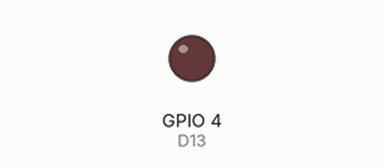
Recording of a sketch running on a simulated ESP32. Parts: output pins drawn as LEDs (lit = HIGH).

Above: at 0.05 s.
At 1.4 s:
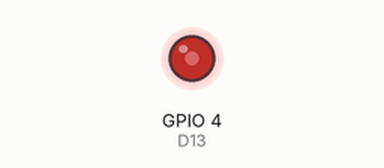
At 2.8 s:
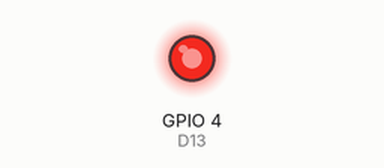
At 5.55 s:
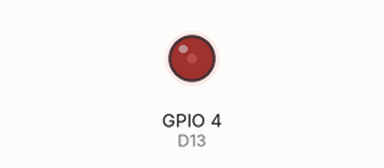
Timing chart, 0 to 8.0 s (numbered marks = the images above):
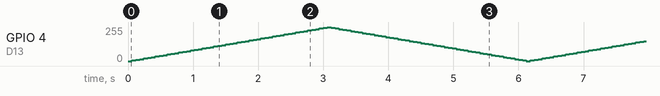

The sketch:

sketch.ino
```cpp
#include "analogWrite.h"

#define D13 4

int brightness = 0;
int fadeAmount = 5;


void setup() {
  // put your setup code here, to run once:
  pinMode(D13, OUTPUT);
}

void loop() {
  // put your main code here, to run repeatedly:
  analogWrite(D13, brightness);
  // cambiar el valor de brillo del led:
  brightness = brightness + fadeAmount;
  if (brightness == 0 || brightness == 255) {
    fadeAmount = -fadeAmount ;
  }
  delay(60);
}
```

analogWrite.cpp
```cpp
#include "analogWrite.h"
#include "esp32-hal-ledc.h"
analog_write_channel_t _analog_write_channels[16] = {
    {-1, 5000, 13},
    {-1, 5000, 13},
    {-1, 5000, 13},
    {-1, 5000, 13},
    {-1, 5000, 13},
    {-1, 5000, 13},
    {-1, 5000, 13},
    {-1, 5000, 13},
    {-1, 5000, 13},
    {-1, 5000, 13},
    {-1, 5000, 13},
    {-1, 5000, 13},
    {-1, 5000, 13},
    {-1, 5000, 13},
    {-1, 5000, 13},
    {-1, 5000, 13}};

int analogWriteChannel(uint8_t pin)
{
  int channel = -1;

  // Check if pin already attached to a channel
  for (uint8_t i = 0; i < 16; i++)
  {
    if (_analog_write_channels[i].pin == pin)
    {
      channel = i;
      break;
    }
  }

  // If not, attach it to a free channel
  if (channel == -1)
  {
    for (uint8_t i = 0; i < 16; i++)
    {
      if (_analog_write_channels[i].pin == -1)
      {
        _analog_write_channels[i].pin = pin;
        channel = i;
        ledcAttachChannel(pin, _analog_write_channels[i].frequency,  _analog_write_channels[i].resolution, channel);
        break;
      }
    }
  }

  return channel;
}

void analogWriteFrequency(double frequency)
{
  for (uint8_t i = 0; i < 16; i++)
  {
    _analog_write_channels[i].frequency = frequency;
  }
}

void analogWriteFrequency(uint8_t pin, double frequency)
{
  int channel = analogWriteChannel(pin);

  // Make sure the pin was attached to a channel, if not do nothing
  if (channel != -1 && channel < 16)
  {
    _analog_write_channels[channel].frequency = frequency;
  }
}

void analogWriteResolution(uint8_t resolution)
{
  for (uint8_t i = 0; i < 16; i++)
  {
    _analog_write_channels[i].resolution = resolution;
  }
}

/*void analogWriteResolution(uint8_t pin, uint8_t resolution)
{
  int channel = analogWriteChannel(pin);

  // Make sure the pin was attached to a channel, if not do nothing
  if (channel != -1 && channel < 16)
  {
    _analog_write_channels[channel].resolution = resolution;
  }
}*/

void analogWrite(uint8_t pin, uint32_t value, uint32_t valueMax)
{
  int channel = analogWriteChannel(pin);

  // Make sure the pin was attached to a channel, if not do nothing
  if (channel != -1 && channel < 16)
  {
    uint8_t resolution = _analog_write_channels[channel].resolution;
    uint32_t levels = pow(2, resolution);
    uint32_t duty = ((levels - 1) / valueMax) * min(value, valueMax);

    // write duty to LEDC
    ledcWriteChannel(channel, duty);
  }
}
```

analogWrite.h
```cpp
#ifndef _ESP32_ANALOG_WRITE_
#define _ESP32_ANALOG_WRITE_

#include <Arduino.h>

typedef struct analog_write_channel
{
  int8_t pin;
  double frequency;
  uint8_t resolution;
} analog_write_channel_t;

int analogWriteChannel(uint8_t pin);

void analogWriteFrequency(double frequency);
void analogWriteFrequency(uint8_t pin, double frequency);

void analogWriteResolution(uint8_t resolution);
void analogWriteResolution(uint8_t pin, uint8_t resolution);

void analogWrite(uint8_t pin, uint32_t value, uint32_t valueMax = 255);

#endif
```
